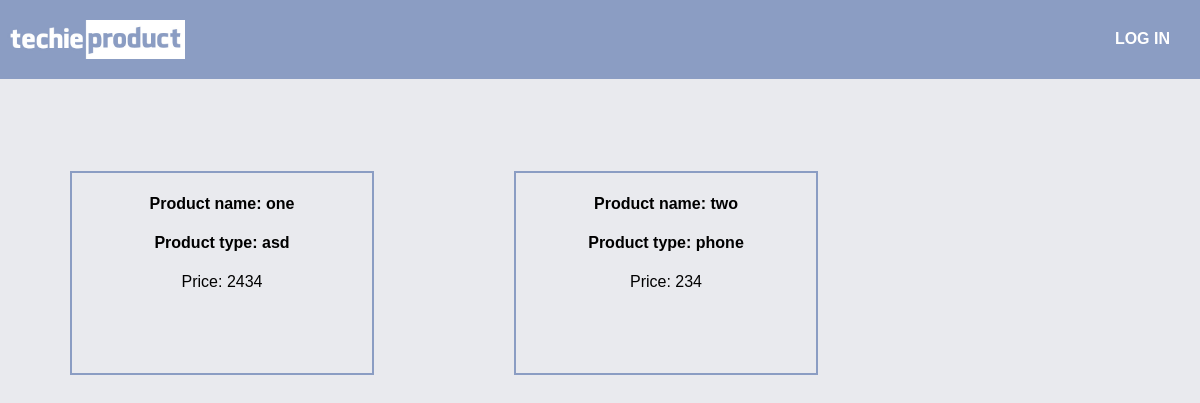
The app's page /trashbin/CompanyInfo.php?ID=71 with its own data.
### tables this page shows
CREATE TABLE `product` (
  `ID` int(11) NOT NULL,
  `productname` varchar(255) NOT NULL,
  `productno` int(25) NOT NULL,
  `productCat` varchar(255) NOT NULL,
  `Description` varchar(255) NOT NULL,
  `productprice` int(255) NOT NULL
);

### trashbin/CompanyInfo.php (the view, shortened to what this page needs)
<?php require_once('connection.php'); ?>
<?php require_once('template/header.php');?>
<div>
    <div class="row">
	<?php  $product = mysqli_query($mysqli, "SELECT * FROM product WHERE ID='".$_GET['ID']."'");
					while($productData = mysqli_fetch_assoc($product)){
					echo "<center>";
					echo "<div class='container'>";
					echo "<h4>Product name: " .$productData['productname']. " </h4>";
					echo "<h4>Product type: " .$productData['productCat']. " </h4>";
					echo "<p>Price: " .$productData['productprice']. "</p>";
					echo "</div>";
					echo "</center>";
				}
		 ?>
	</div>
</div>
<?php require_once('template/footer.php');?>

### trashbin/template/header.css (style rules this page uses)
body { margin: 0; padding: 0; background: #e9eaee; font-family: 'Scada', sans-serif; }
.container { margin: 70px; border: 2px solid #8B9DC3; float: left; width: 300px; height: 200px; }
.row { float: left; width:100%; margin-top:80px; height: auto; }

### records on screen
product: productname "one", productCat "asd", productprice "2434"
product: productname "two", productCat "phone", productprice "234"
